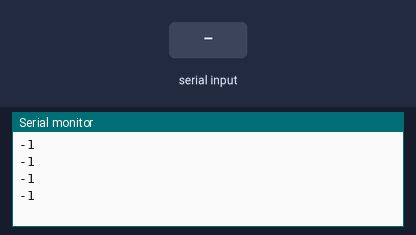
The sketch below on a simulated Arduino Uno, built with avr-gcc and run on an emulated ATmega328P. On the bench: the last lines printed to the serial monitor. The inputs (shaded band) are chosen by the test bench.

Above: at 2.3 s.
2.4 s: "1" received over the second serial link
At 2.9 s:
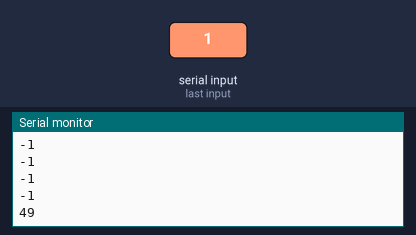
3.9 s: "0" received over the second serial link
At 4.4 s:
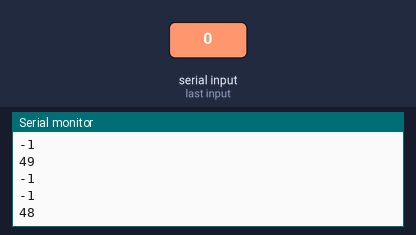
5.4 s: "2" received over the second serial link
At 5.9 s:
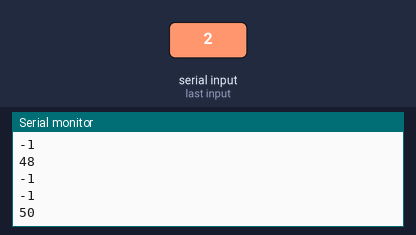
Timing chart, 0 to 8.4 s (numbered marks = the images above; inputs shaded):
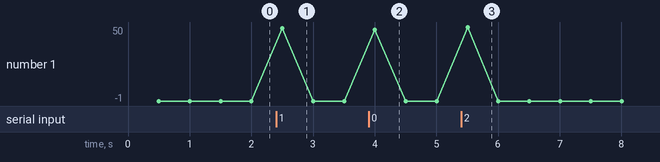

Measured:
- after the input at 2.4 s, the serial monitor: prints a new line after 0.10 s (image 1)
- after the input at 3.9 s, the serial monitor: prints a new line after 0.10 s (image 2)
- after the input at 5.4 s, the serial monitor: prints a new line after 0.11 s (image 3)

The sketch:

SingleSpeedSerialControlRev0.ino
```cpp
#include <Arduino.h>
#include <SoftwareSerial.h>

SoftwareSerial mySerial(2, 3);

void setup() {

Serial.begin(9600);
mySerial.begin(115200);
mySerial.println("s");

}

void loop() {

mySerial.println("2f");
delay(500);

Serial.println(mySerial.read());

}
```
